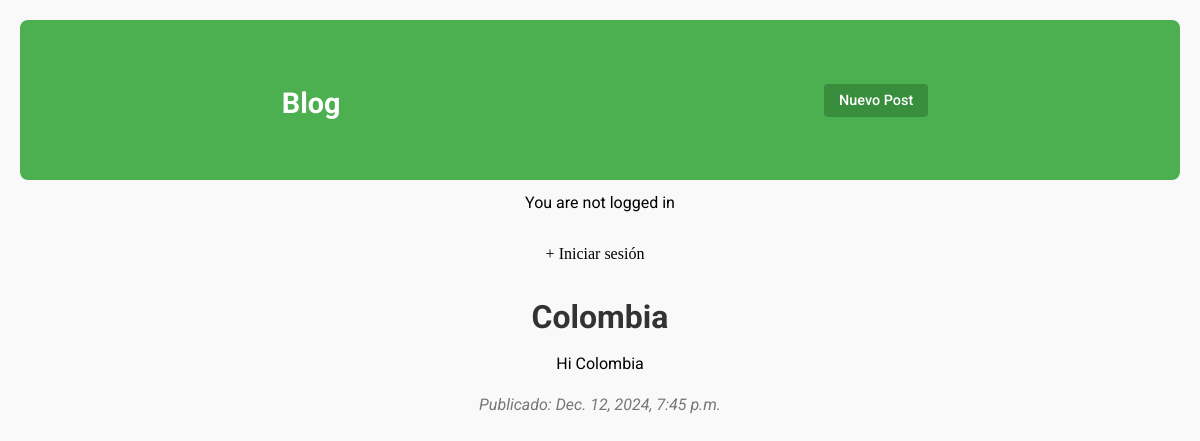
Screenshot of /post/3/ with the database file from the repository.
### blog/models.py (models this page shows, shortened)
class Post(models.Model):
    title = models.CharField(max_length=255)
    author = models.ForeignKey(
        'auth.User',
        on_delete=models.CASCADE,
    )
    body = models.TextField()
    created = models.DateTimeField(auto_now_add=True)

### blog/views.py (the view)
# urls.py: path('post/<int:pk>/', BlogDetailView.as_view(), name='post_detail'),
class BlogDetailView(DetailView):
    model = Post
    template_name = 'post_detail.html'

### blog/templates/post_detail.html (shortened to what this page needs)
{% extends 'base.html' %}
{% block content %}
    <h1>{{ post.title }}</h1>
    <p>{{ post.body }}</p>
    <p>Publicado: {{ post.created }}</p>
{% endblock content %}

### static/css/base.css (style rules this page uses)
body { font-family: 'Roboto', sans-serif; margin: 0; padding: 0; background-color: #f9f9f9; color: #333; }
p { margin: 10px 0; }
h1 { font-size: 1.8rem; color: #333333; margin-bottom: 15px; }
h1 { font-size: 2rem; color: #333333; margin-bottom: 15px; text-align: center; }
p { font-size: 1rem; color: #000000; line-height: 1.6; margin-bottom: 15px; text-align: center; }
p:last-of-type { font-style: italic; color: #777777; }

### rows the page displays
Post: title "Colombia", body "Hi Colombia", created "Dec. 12, 2024, 7:45 p.m."
